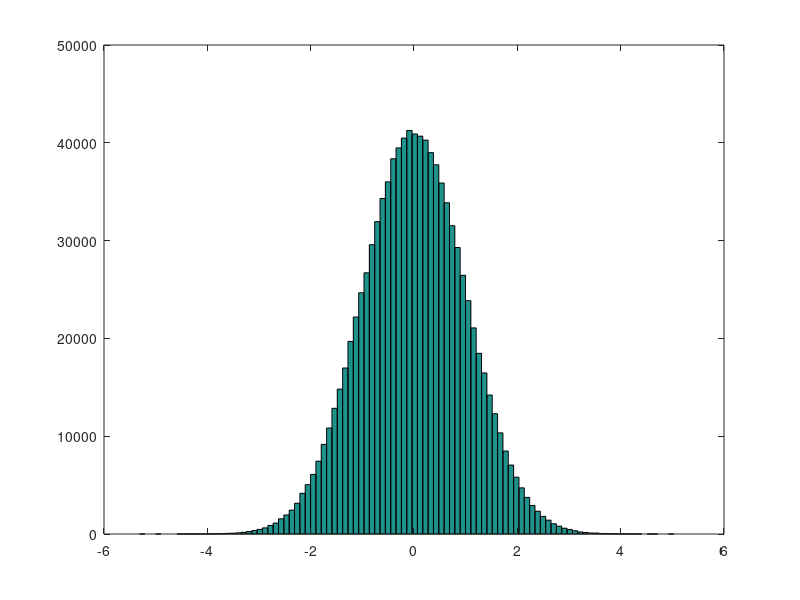

Write MATLAB code to recreate this figure.
% Generate one million normally distributed random numbers
r = randn(1,1000000);

% Plot histogram with 100 bins to visualize the bell curve
hist(r,100)
